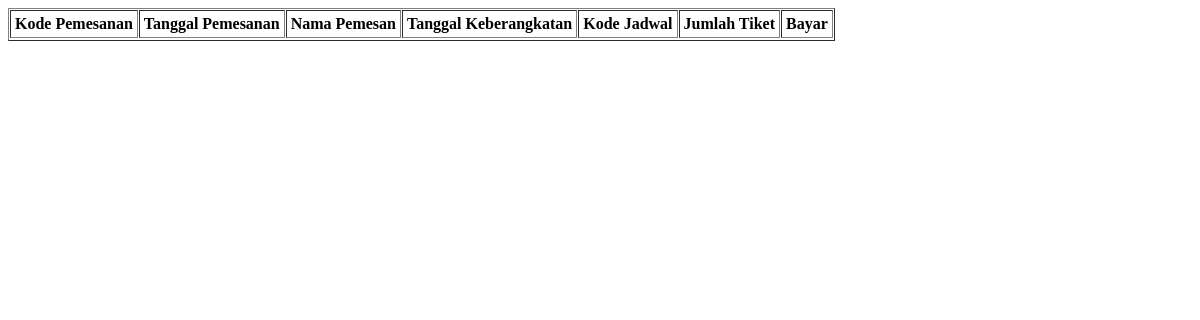
The page /tiket_carinama.php?nama_c=Wati on the database as committed earlier.
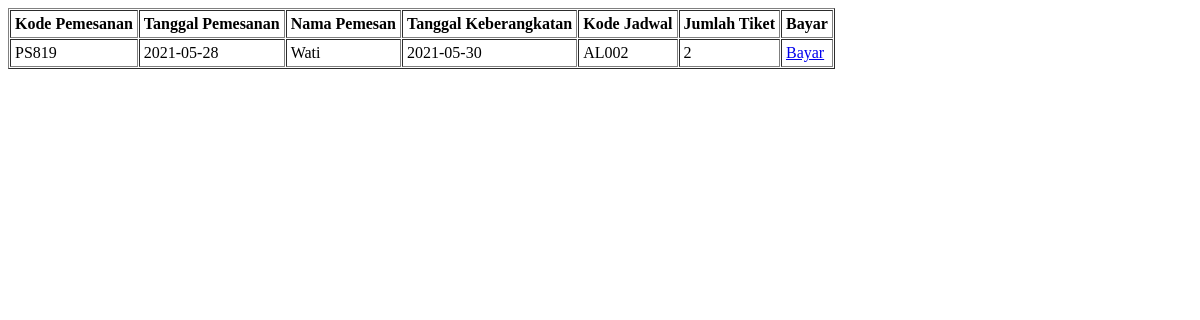
The same page on the database as committed later.
### tables this page shows
CREATE TABLE `detail_pemesanan` (
  `kode_pemesanan` varchar(20) NOT NULL,
  `kode_jadwal` varchar(10) NOT NULL,
  `tarif_tiket` int(11) NOT NULL,
  `jumlah_pemesanan` int(11) NOT NULL,
  `tarif_total` int(11) NOT NULL
);

CREATE TABLE `header_pemesanan` (
  `kode_pemesanan` varchar(20) NOT NULL,
  `tgl_pemesanan` date NOT NULL,
  `nama_customer` varchar(50) DEFAULT NULL,
  `tgl_berangkat` date DEFAULT NULL,
  `status_pembayaran` enum('Lunas','Belum Lunas') DEFAULT NULL
);

### tiket_carinama.php (the view, shortened to what this page needs)
<!DOCTYPE html>
<html>
<head>
</head>
<body>
<?php
include "konekdatabase.php";
if(isset($_GET['nama_c'])){
	$carinama = $_GET['nama_c'];
	$sqlkode = $conn->query("SELECT * FROM header_pemesanan NATURAL JOIN detail_pemesanan WHERE nama_customer LIKE '%".$carinama."%' AND status_pembayaran='Belum Lunas'");
}
?>
<table border="1" cellspacing="1" cellpadding="4">
	<tr>
		<th>Kode Pemesanan</th>
		<th>Tanggal Pemesanan</th>
		<th>Nama Pemesan</th>
		<th>Tanggal Keberangkatan</th>
		<th>Kode Jadwal</th>
		<th>Jumlah Tiket</th>
		<th>Bayar</th>
	</tr>
	<tr>
		<?php while ($hasilkode = $sqlkode->fetch_assoc()) { ?>
		<td><?php echo $hasilkode['kode_pemesanan']; ?></td>
		<td><?php echo $hasilkode['tgl_pemesanan']; ?></td>
		<td><?php echo $hasilkode['nama_customer']; ?></td>
		<td><?php echo $hasilkode['tgl_berangkat']; ?></td>
		<td><?php echo $hasilkode['kode_jadwal']; ?></td>
		<td><?php echo $hasilkode['jumlah_pemesanan']; ?></td>
		<td><a href="tiket_bayar.php?kode=<?=$hasilkode['kode_pemesanan']?>">Bayar</a></td>
		<?php } ?>
	</tr>
</table>
</body>
</html>

Rows that differ between the two databases and show on the page:
added detail_pemesanan: kode_pemesanan.kode_pemesanan "PS819", kode_pemesanan.tgl_pemesanan "2021-05-28", kode_pemesanan.nama_customer "Wati", kode_pemesanan.tgl_berangkat "2021-05-30", kode_jadwal "AL002", jumlah_pemesanan "2"
